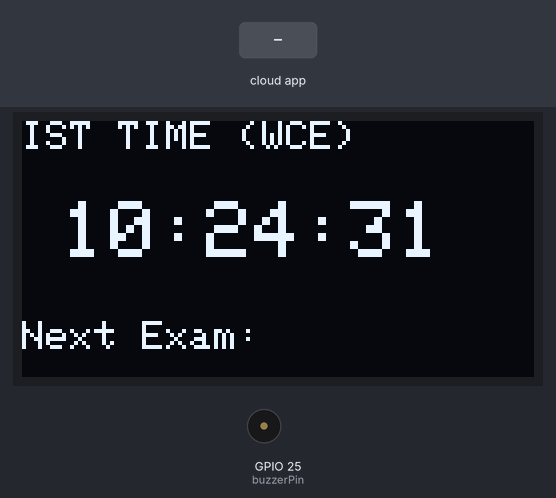
Simulated run of this sketch. Board: ESP32. On the bench: 128×64 one-colour display, buzzer (waves = sounding, pin HIGH). The test bench sets the inputs (shaded band). WiFi joins after 1.5 s; servers stay silent unless stated; the local clock reads 2024-03-15 10:24:30 at power-on unless the sketch sets it; the Firebase database answers and starts empty; what the sketch prints to the serial monitor is not drawn.

Above: at 2.7 s.
2.8 s: the phone or cloud app sets subject to 0
At 5.1 s:
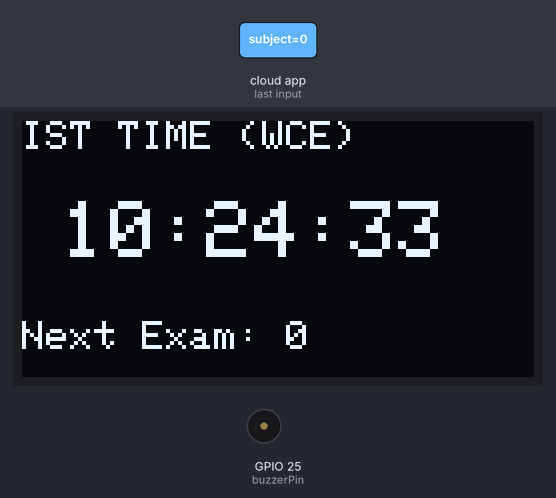
6.5 s: the phone or cloud app sets subject to 1
At 8.2 s:
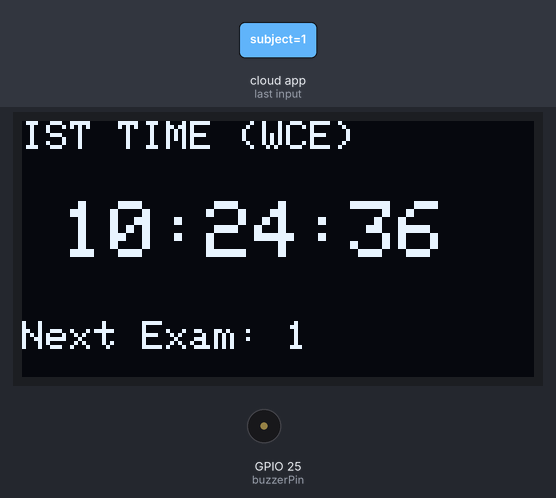
Timing chart, 0 to 9.7 s (numbered marks = the images above; inputs shaded):
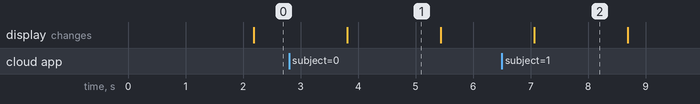

Measured:
- what the display in image 1 shows lasts 1.6 s, from 3.8 s to 5.4 s

The sketch:

single-esp.ino
```cpp
#include <WiFi.h>
#include <FirebaseESP32.h>
#include "time.h"
#include <Wire.h>
#include <Adafruit_GFX.h>
#include <Adafruit_SSD1306.h>

// ================= CREDENTIALS =================
#define WIFI_SSID "Redmi-13C"
#define WIFI_PASSWORD "taufiq@123"
#define FIREBASE_HOST "synchro-clock-default-rtdb.asia-southeast1.firebasedatabase.app"
#define FIREBASE_AUTH "YOUR_DATABASE_SECRET_HERE" // Get this from Project Settings -> Service Accounts

// ================= SETTINGS =================
const int buzzerPin = 25;
#define SCREEN_WIDTH 128
#define SCREEN_HEIGHT 64
Adafruit_SSD1306 display(SCREEN_WIDTH, SCREEN_HEIGHT, &Wire, -1);

FirebaseData fbdo;
FirebaseAuth auth;
FirebaseConfig config;

int targetHour = -1, targetMin = -1;
String subjectName = "Loading...";
bool alarmActive = false;
bool buzzerTriggered = false;

void setup() {
  Serial.begin(115200);
  pinMode(buzzerPin, OUTPUT);
  digitalWrite(buzzerPin, LOW);

  // OLED Init
  if(!display.begin(SSD1306_SWITCHCAPVCC, 0x3C)) {
    Serial.println("OLED Failed");
    for(;;);
  }

  display.clearDisplay();
  display.setTextColor(WHITE);
  display.setCursor(0,10);
  display.println("Connecting WiFi...");
  display.display();

  // WiFi Connect
  WiFi.begin(WIFI_SSID, WIFI_PASSWORD);
  while (WiFi.status() != WL_CONNECTED) { delay(500); Serial.print("."); }

  // Firebase Config
  config.host = FIREBASE_HOST;
  config.signer.tokens.legacy_token = FIREBASE_AUTH;
  Firebase.begin(&config, &auth);
  Firebase.reconnectWiFi(true);

  // NTP Sync (India)
  configTime(19800, 0, "pool.ntp.org");
}

void loop() {
  struct tm timeinfo;
  if(!getLocalTime(&timeinfo)) return;

  // 1. DIRECT DATA FETCH FROM FIREBASE
  // We fetch values individually to avoid JSON parsing errors
  if (Firebase.getInt(fbdo, "/alarm/hour")) {
    targetHour = fbdo.intData();
  }
  if (Firebase.getInt(fbdo, "/alarm/minute")) {
    targetMin = fbdo.intData();
  }
  if (Firebase.getString(fbdo, "/alarm/subject")) {
    subjectName = fbdo.stringData();
  }
  if (Firebase.getBool(fbdo, "/alarm/active")) {
    alarmActive = fbdo.boolData();
  }

  display.clearDisplay();

  // 2. ALARM TRIGGER LOGIC
  if (alarmActive && timeinfo.tm_hour == targetHour && timeinfo.tm_min == targetMin && !buzzerTriggered) {

    // Display Alarm State
    display.setTextSize(2);
    display.setCursor(0, 5);
    display.println("ALARM!");
    display.setTextSize(1);
    display.setCursor(0, 30);
    display.println(subjectName);
    display.display();

    // Sound Alarm (10 Seconds)
    digitalWrite(buzzerPin, HIGH);
    delay(10000);
    digitalWrite(buzzerPin, LOW);

    // Tell Firebase to deactivate the alarm so it doesn't loop
    Firebase.setBool(fbdo, "/alarm/active", false);
    buzzerTriggered = true;
  }
  else {
    // 3. NORMAL OPERATION DISPLAY
    display.setTextSize(1);
    display.setCursor(0,0);
    display.println("IST TIME (WCE)");

    display.setTextSize(2);
    display.setCursor(10, 20);
    display.printf("%02d:%02d:%02d", timeinfo.tm_hour, timeinfo.tm_min, timeinfo.tm_sec);

    display.setTextSize(1);
    display.setCursor(0, 50);
    display.print("Next Exam: ");
    display.println(subjectName);

    // Reset trigger flag when minute changes
    if(timeinfo.tm_min != targetMin) buzzerTriggered = false;
  }

  display.display();
  delay(1000); // Poll every second for better responsiveness
}
```
